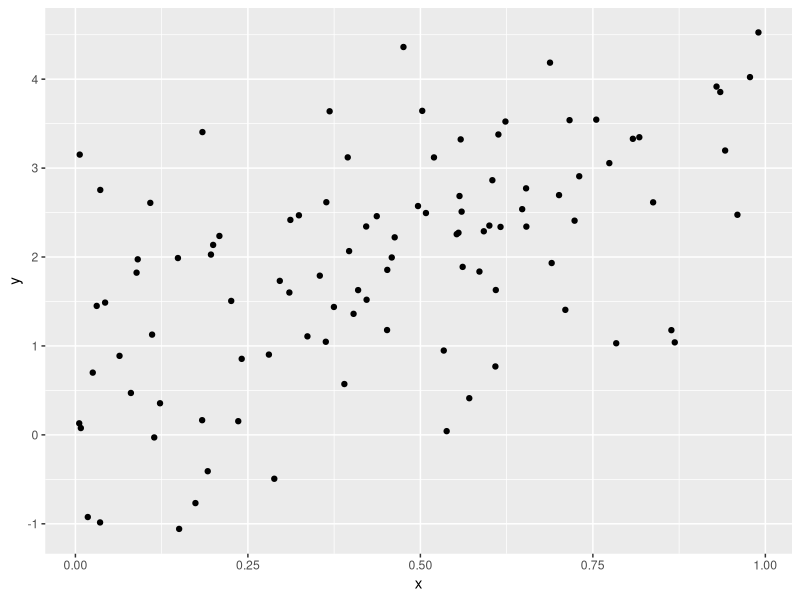

Write the R code that produced this figure.
## ---- chunk 1
library(tidyverse)

plot_df =
  tibble(
    x = runif(100),
    y = 1 + 2*x + rnorm(100)
  )

plot_df |> 
  ggplot(aes(x = x, y = y)) + geom_point()
